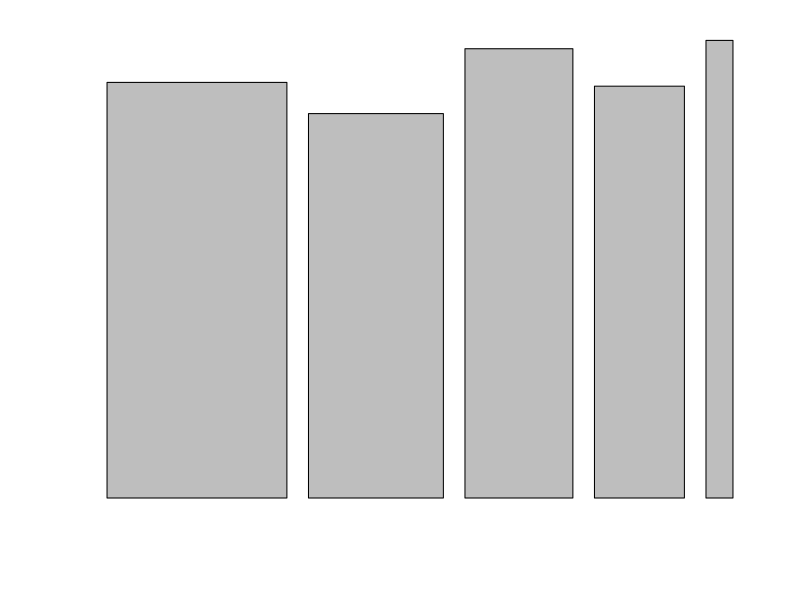

The R script that drew this image:

#' Exercise 2
#' This program simulates the same as in Exercise 1
#' but divide the unit circumference into five
#' arcs of length
#' 1/3, 1/4, 1/5, 1/6, 1/20

n = 1000
r = runif(n)
props = c(1/3, 1/4, 1/5, 1/6, 1/20)
nums = numeric(0)
accumlate = 0
for (i in 1:5) {
  nums[i] = length(r[r >= accumlate & r < accumlate + props[i]])
  accumlate = accumlate + props[i]
}

par(mfrow=c(1,1))
barplot(nums/n/(props),
        width=props,
        ylim=c(0, 1), axes=F)
